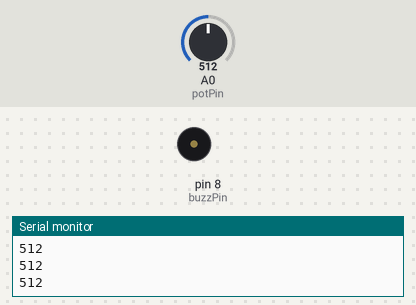
The sketch below on a simulated Arduino Uno, built with avr-gcc and run on an emulated ATmega328P. Shown: buzzer (waves = sounding), the last lines printed to the serial monitor. The test bench sets the inputs (shaded band); at power-on: A0 (potPin) = 512.

Above: at 1.26 s.
1.3 s: A0 (potPin) set to 582
4.3 s: A0 (potPin) set to 616
7.3 s: A0 (potPin) set to 790
10.3 s: A0 (potPin) set to 807
At 11.3 s:
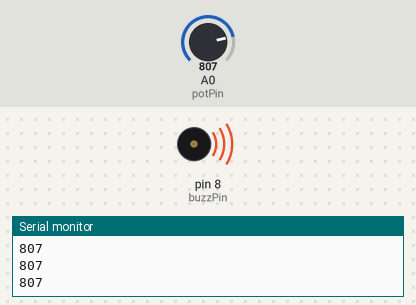
Timing chart, 0 to 12.8 s (numbered marks = the images above; inputs shaded):
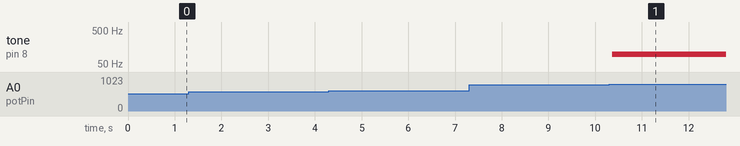

Measured:
- the behaviour switches between 799 and 800 on A0 (potPin) (found by bisection; images 0 and 1)
- after the input at 10.3 s, tone on pin 8 (buzzPin): silent → 97 Hz after 0.07 s

The sketch:

TonedBuzzer.ino
```cpp
int buzzPin = 8;
int potPin  = A0;
int dt1 = 500;
int dt2 = 250;
int dt3 = 200;
int dt4 = 100;
int dt5 = 50;
int dt6 = 25;
int dt7 = 10;
int dt8 = 5;
int dt9 = 2;
int dt10 = 1;
int dtLong = 300;
int potVal;


void setup() {
  // put your setup code here, to run once:
  Serial.begin(9600);
  pinMode(buzzPin, OUTPUT);
  pinMode(potPin, INPUT);
}

void loop() {

  potVal = analogRead(potPin);
  if (0 <= potVal && potVal < 100) {
    digitalWrite(buzzPin, LOW);
  }
  else if (100 <= potVal && potVal < 200) {
    digitalWrite(buzzPin, HIGH);
    delay(dt1);
    digitalWrite(buzzPin, LOW);
    delay(dt1);
  }
  else if (200 <= potVal && potVal < 300) {
    digitalWrite(buzzPin, HIGH);
    delay(dt2);
    digitalWrite(buzzPin, LOW);
    delay(dt2);
  }
  else if (300 <= potVal && potVal < 400) {
    digitalWrite(buzzPin, HIGH);
    delay(dt3);
    digitalWrite(buzzPin, LOW);
    delay(dt3);
  }
  else if (400 <= potVal && potVal < 500) {
    digitalWrite(buzzPin, HIGH);
    delay(dt4);
    digitalWrite(buzzPin, LOW);
    delay(dt4);
  }
  else if (500 <= potVal && potVal < 600) {
    digitalWrite(buzzPin, HIGH);
    delay(dt5);
    digitalWrite(buzzPin, LOW);
    delay(dt5);
  }
  else if (600 <= potVal && potVal < 700) {
    digitalWrite(buzzPin, HIGH);
    delay(dt6);
    digitalWrite(buzzPin, LOW);
    delay(dt6);
  }
  else if (700 <= potVal && potVal < 800) {
    digitalWrite(buzzPin, HIGH);
    delay(dt7);
    digitalWrite(buzzPin, LOW);
    delay(dt7);
  }
  else if (800 <= potVal && potVal < 900) {
    digitalWrite(buzzPin, HIGH);
    delay(dt8);
    digitalWrite(buzzPin, LOW);
    delay(dt8);
  }
  else if  (900 <= potVal && potVal < 1000) {
    digitalWrite(buzzPin, HIGH);
    delay(dt9);
    digitalWrite(buzzPin, LOW);
    delay(dt9);
  }
  else {
    digitalWrite(buzzPin, HIGH);
  }

  Serial.println(potVal);
}
```
